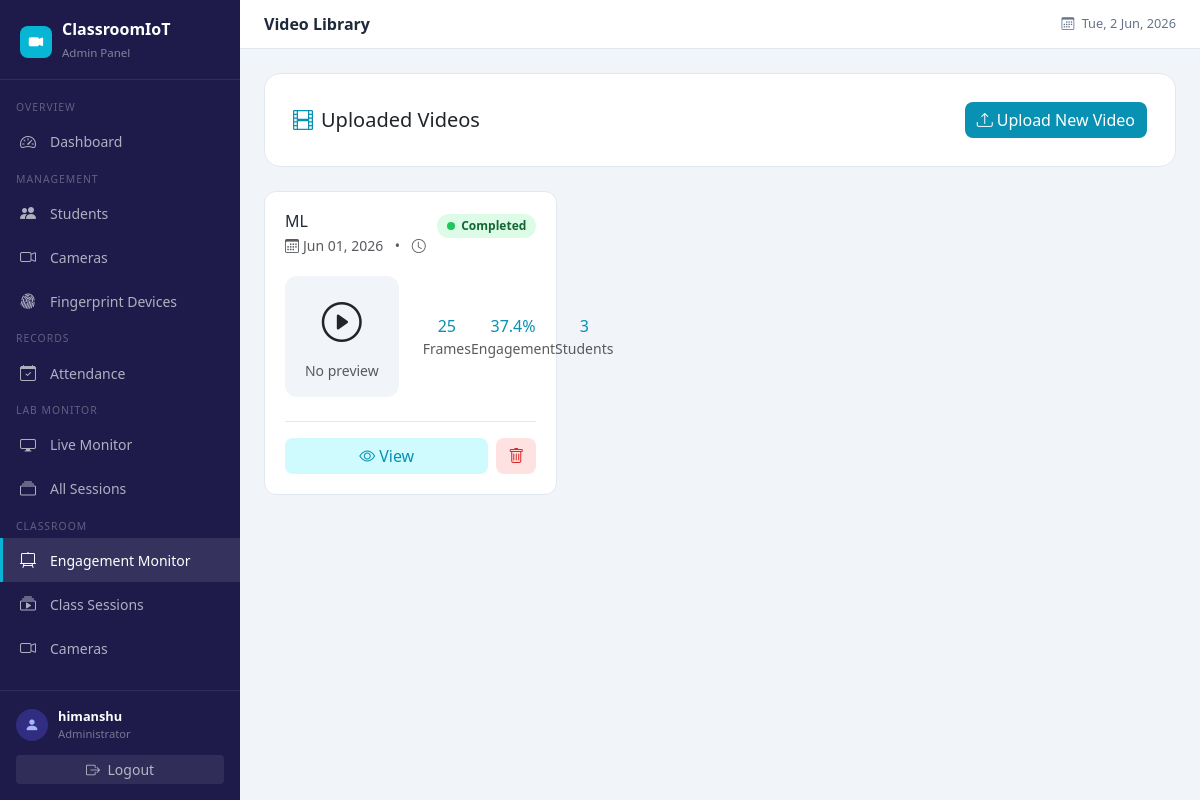
/classroom/videos/ (signed in), run on the app's committed database.
### classroom_monitor/models.py (models this page shows, shortened)
class ClassroomVideo(models.Model):
    STATUS_CHOICES = [
        ('uploading', 'Uploading'),
        ('processing', 'Processing'),
        ('completed', 'Completed'),
        ('failed', 'Failed'),
    ]
    title = models.CharField(max_length=200)
    video_file = models.FileField(upload_to='classroom/videos/', help_text="Upload MP4 or AVI video")
    uploaded_at = models.DateTimeField(auto_now_add=True)
    status = models.CharField(
        max_length=20,
        choices=STATUS_CHOICES,
        default='uploading'
    )
    processed_at = models.DateTimeField(null=True, blank=True)
    duration_seconds = models.IntegerField(null=True, blank=True)
    total_frames_analyzed = models.IntegerField(default=0)
    total_students_detected = models.IntegerField(default=0)
    average_engagement_score = models.FloatField(default=0.0)
    notes = models.TextField(blank=True, help_text="Optional notes about this video")
    class Meta:
        ordering = ['-uploaded_at']
        indexes = [
            models.Index(fields=['status', '-uploaded_at']),
        ]
        verbose_name = 'Classroom Video'
        verbose_name_plural = 'Classroom Videos'

### classroom_monitor/views.py (the view, shortened to what this page needs)
# urls.py: path('videos/', views.video_list, name='classroom_video_list'),
@login_required
def video_list(request):
    try:
        from entrance_cam.models import Student
        student = request.user.student_profile
        return redirect('student_dashboard')
    except Exception:
        pass
    videos = ClassroomVideo.objects.all().order_by('-uploaded_at')
    return render(request, 'classroom_monitor/video_list.html', {'videos': videos})

### templates/classroom_monitor/video_list.html (shortened to what this page needs)
{% extends "entrance_cam/base.html" %}
{% block page_title %}Video Library{% endblock %}
{% block content %}
<div class="row mb-4">
  <div class="col-xl-12">
    <div class="form-card">
      <div class="d-flex align-items-center justify-content-between">
        <h5 class="fw-700 mb-0"><i class="bi bi-film me-2" style="color:#0891b2"></i>Uploaded Videos</h5>
        <a href="{% url 'classroom_video_upload' %}" class="btn" style="background:#0891b2;color:#fff;border:none;border-radius:8px">
          <i class="bi bi-upload me-1"></i>Upload New Video
        </a>
      </div>
    </div>
  </div>
</div>
<div class="row g-3">
  {% for video in videos %}
  <div class="col-xl-4">
    <div class="stat-card h-100">
      <div class="d-flex align-items-start justify-content-between mb-3">
        <div>
          <h6 class="fw-700 mb-1" style="color:#1e293b">{{ video.title }}</h6>
          <div class="small text-muted mb-1">
            <i class="bi bi-calendar3 me-1"></i>{{ video.uploaded_at|date:"M d, Y" }}
            <span class="mx-2">&bull;</span>
            <i class="bi bi-clock me-1"></i>{{ video.duration_seconds|default:0|date:"H:i:s" }}
          </div>
        </div>
        <div class="text-end">
          {% if video.status == 'completed' %}
          <span class="emotion-badge" style="background:#dcfce7;color:#166534">
            <span class="dot-online"></span>Completed
          </span>
          {% elif video.status == 'processing' %}
          <span class="emotion-badge" style="background:#fef9c3;color:#854d0e">
            <span class="dot-pending"></span>Processing
          </span>
          {% elif video.status == 'failed' %}
          <span class="emotion-badge" style="background:#fee2e2;color:#dc2626">
            Failed
          </span>
          {% else %}
          <span class="emotion-badge" style="background:#f1f5f9;color:#64748b">
            Uploading
          </span>
          {% endif %}
        </div>
      </div>
      <div class="row align-items-center">
        <div class="col-md-6 text-center">
          {% if video.thumbnail %}
          <img src="{{ video.thumbnail.url }}" class="img-fluid rounded" style="max-height:120px;object-fit:cover">
          {% else %}
          <div class="text-center py-3" style="background:#f1f5f9;border-radius:12px">
            <i class="bi bi-play-circle fs-1 d-block mb-2 opacity-30"></i>
            <div class="small text-muted">No preview</div>
          </div>
          {% endif %}
        </div>
        <div class="col-md-6">
          <div class="d-flex justify-content-around">
            <div class="text-center">
              <div class="fw-700" style="color:#0891b2">{{ video.total_frames_analyzed }}</div>
              <div class="small text-muted">Frames</div>
            </div>
            <div class="text-center">
              <div class="fw-700" style="color:#0891b2">{{ video.average_engagement_score|default:0|floatformat:1 }}%</div>
              <div class="small text-muted">Engagement</div>
            </div>
            <div class="text-center">
              <div class="fw-700" style="color:#0891b2">{{ video.total_students_detected }}</div>
              <div class="small text-muted">Students</div>
            </div>
          </div>
        </div>
      </div>
      <div class="d-flex gap-2 mt-4 pt-3" style="border-top:1px solid #e2e8f0">
        <a href="{% url 'classroom_video_detail' video.pk %}" class="btn flex-fill" style="background:#cffafe;color:#0891b2;border:none;border-radius:8px">
          <i class="bi bi-eye me-1"></i>View
        </a>
        <button onclick="deleteVideo({{ video.pk }})" class="btn" style="background:#fee2e2;color:#dc2626;border:none;border-radius:8px">
          <i class="bi bi-trash"></i>
        </button>
      </div>
    </div>
  </div>
  {% endfor %}
</div>
{% endblock %}

### templates/entrance_cam/base.html (shortened to what this page needs)
<!DOCTYPE html>
<html lang="en">
<head>
<link href="https://cdn.jsdelivr.net/npm/bootstrap@5.3.2/dist/css/bootstrap.min.css" rel="stylesheet">
<link href="https://cdn.jsdelivr.net/npm/bootstrap-icons@1.11.3/font/bootstrap-icons.css" rel="stylesheet">
</head>
<body>
{% if user.is_authenticated %}
<aside class="sidebar">
  <div class="sidebar-brand">
    <div style="display:flex;align-items:center;gap:10px">
      <div style="background:var(--accent);width:32px;height:32px;border-radius:8px;display:flex;align-items:center;justify-content:center">
        <i class="bi bi-camera-video-fill" style="color:#fff;font-size:0.9rem"></i>
      </div>
      <div>
        <h4>ClassroomIoT</h4>
        <small>Admin Panel</small>
      </div>
    </div>
  </div>
  <nav class="sidebar-nav">
    <div class="nav-section">Overview</div>
    <a href="{% url 'dashboard' %}" class="sidebar-link {% if request.resolver_match.url_name == 'dashboard' %}active{% endif %}">
      <i class="bi bi-speedometer2"></i> Dashboard
    </a>
    <div class="nav-section">Management</div>
    <a href="{% url 'student_list' %}" class="sidebar-link {% if 'student' in request.resolver_match.url_name %}active{% endif %}">
      <i class="bi bi-people-fill"></i> Students
    </a>
    <a href="{% url 'camera_list' %}" class="sidebar-link {% if 'camera' in request.resolver_match.url_name %}active{% endif %}">
      <i class="bi bi-camera-video"></i> Cameras
    </a>
    <a href="{% url 'esp32_device_list' %}" class="sidebar-link {% if 'esp32' in request.resolver_match.url_name %}active{% endif %}">
      <i class="bi bi-fingerprint"></i> Fingerprint Devices
    </a>
    <div class="nav-section">Records</div>
    <a href="{% url 'attendance_list' %}" class="sidebar-link {% if 'attendance' in request.resolver_match.url_name %}active{% endif %}">
      <i class="bi bi-calendar-check"></i> Attendance
    </a>
    <div class="nav-section">Lab Monitor</div>
    <a href="{% url 'lab_monitor' %}" class="sidebar-link {% if request.resolver_match.url_name == 'lab_monitor' %}active{% endif %}">
      <i class="bi bi-display"></i> Live Monitor
    </a>
    <a href="{% url 'session_list' %}" class="sidebar-link {% if request.resolver_match.url_name == 'session_list' %}active{% endif %}">
      <i class="bi bi-collection"></i> All Sessions
    </a>
    <div class="nav-section">Classroom</div>
    <a href="{% url 'classroom_dashboard' %}" class="sidebar-link {% if 'classroom' in request.path %}active{% endif %}">
      <i class="bi bi-easel2"></i> Engagement Monitor
    </a>
    <a href="{% url 'classroom_session_list' %}" class="sidebar-link">
      <i class="bi bi-collection-play"></i> Class Sessions
    </a>
    <a href="{% url 'classroom_camera_list' %}" class="sidebar-link">
      <i class="bi bi-camera-video"></i> Cameras
    </a>
  </nav>
  <div style="padding:16px;border-top:1px solid rgba(255,255,255,0.08)">
    <div style="display:flex;align-items:center;gap:10px;margin-bottom:12px">
      <div style="width:32px;height:32px;background:#312e81;border-radius:50%;display:flex;align-items:center;justify-content:center">
        <i class="bi bi-person-fill" style="color:#a5b4fc;font-size:0.9rem"></i>
      </div>
      <div>
        <div style="color:#fff;font-size:0.8rem;font-weight:600">{{ user.username }}</div>
        <div style="color:rgba(255,255,255,0.4);font-size:0.7rem">Administrator</div>
      </div>
    </div>
    <a href="{% url 'logout' %}" class="btn btn-sm w-100" style="background:rgba(255,255,255,0.08);color:rgba(255,255,255,0.65);border:none">
      <i class="bi bi-box-arrow-right me-1"></i> Logout
    </a>
  </div>
</aside>
{% endif %}
<div class="{% if user.is_authenticated %}main-content{% endif %}">
  {% if user.is_authenticated %}
  <div class="topbar">
    <span class="topbar-title">{% block page_title %}Dashboard{% endblock %}</span>
    <div style="display:flex;align-items:center;gap:12px">
      <span style="font-size:0.8rem;color:#64748b">
        <i class="bi bi-calendar3 me-1"></i>
        <span id="topbar-date"></span>
      </span>
    </div>
  </div>
  {% endif %}
  <div class="{% if user.is_authenticated %}content-area{% endif %}">
    {% block content %}{% endblock %}
  </div>
</div>
</body>
</html>

### templates/entrance_cam/base.html (style rules this page uses)
:root { --sidebar-w: 240px; --primary: #4f46e5; --primary-dark: #3730a3; --accent: #06b6d4; }
body { background: #f1f5f9; font-family: 'Segoe UI', sans-serif; margin: 0; padding: 0; overflow-x: hidden; }
.sidebar { position: fixed; top: 0; left: 0; height: 100vh; width: var(--sidebar-w); background: #1e1b4b; display: flex; flex-direction: column; z-index: 1000; }
.sidebar-brand { padding: 20px 20px 16px; border-bottom: 1px solid rgba(255,255,255,0.08); }
.sidebar-brand h4 { color: #fff; margin: 0; font-size: 1rem; font-weight: 700; }
.sidebar-brand small { color: rgba(255,255,255,0.45); font-size: 0.72rem; }
.sidebar-nav { flex: 1; padding: 12px 0; overflow-y: auto; }
.sidebar-nav { -ms-overflow-style: none; scrollbar-width: none; }
.nav-section { padding: 8px 16px 4px; font-size: 0.65rem; color: rgba(255,255,255,0.3); text-transform: uppercase; letter-spacing: 1px; }
.sidebar-link { display: flex; align-items: center; gap: 10px; padding: 10px 20px; color: rgba(255,255,255,0.65); text-decoration: none; font-size: 0.875rem; border-radius: 0; transition: all 0.15s; }
.sidebar-link:hover, .sidebar-link.active { color: #fff; background: rgba(255,255,255,0.1); border-left: 3px solid var(--accent); padding-left: 17px; }
.sidebar-link i { font-size: 1rem; width: 20px; }
.main-content { margin-left: var(--sidebar-w); min-height: 100vh; overflow-x: hidden; }
.topbar { background: #fff; border-bottom: 1px solid #e2e8f0; padding: 12px 24px; display: flex; align-items: center; justify-content: space-between; position: sticky; top: 0; z-index: 100; }
.topbar-title { font-weight: 600; font-size: 1rem; color: #1e293b; }
.content-area { padding: 24px; }
.stat-card { background: #fff; border-radius: 12px; padding: 20px; border: 1px solid #e2e8f0; transition: box-shadow 0.2s; }
.emotion-badge { padding: 3px 10px; border-radius: 20px; font-size: 0.75rem; font-weight: 600; display: inline-block; }
.form-card { background: #fff; border-radius: 16px; border: 1px solid #e2e8f0; padding: 28px; }
.dot-online { width: 8px; height: 8px; border-radius: 50%; background: #22c55e; display: inline-block; margin-right: 6px; }

### data on the page
ClassroomVideo: title "ML", uploaded_at "Jun 01, 2026", status "completed" (drawn), total_frames_analyzed "25", average_engagement_score "37.4", total_students_detected "3"

### other printed values
{{ user.username }} "himanshu"
